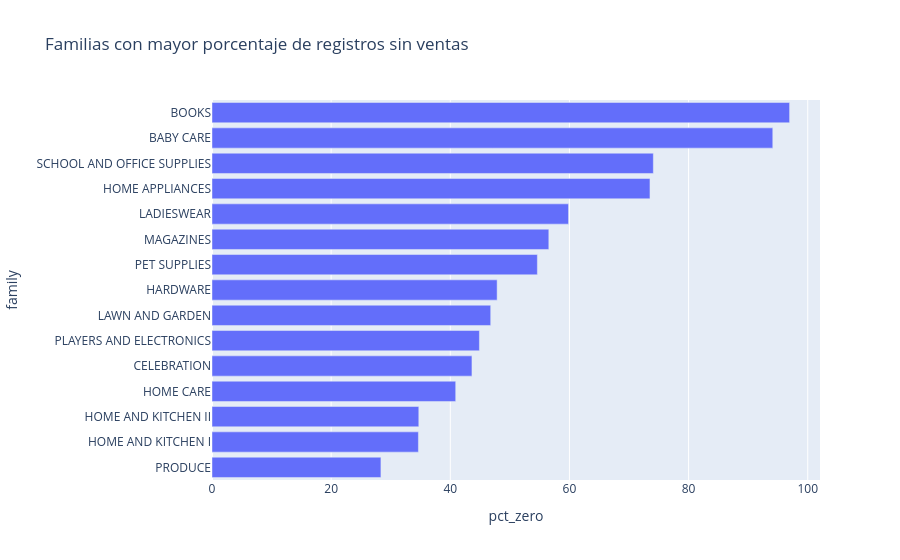

Notebook code for this chart:
### Code cell
fig = px.bar(
    zero_sales_by_family.head(15),
    x="pct_zero",
    y="family",
    orientation="h",
    title="Familias con mayor porcentaje de registros sin ventas"
)

fig.update_layout(
    yaxis={"categoryorder": "total ascending"}
)

fig.show()

### Figure 1 — Plotly figure (JSON) as saved in the notebook; plotly's stock layout.template omitted (floating-point values rounded to 4 significant figures)
{"data": [{"hovertemplate": "pct_zero=%{x}<br>family=%{y}<extra></extra>", "legendgroup": "", "marker": {"color": "#636efa", "pattern": {"shape": ""}}, "name": "", "orientation": "h", "showlegend": false, "textposition": "auto", "type": "bar", "x": [96.96, 94.13, 74.08, 73.52, 59.85, 56.54, 54.62, 47.86, 46.78, 44.89, 43.63, 40.91, 34.71, 34.65, 28.36], "xaxis": "x", "y": ["BOOKS", "BABY CARE", "SCHOOL AND OFFICE SUPPLIES", "HOME APPLIANCES", "LADIESWEAR", "MAGAZINES", "PET SUPPLIES", "HARDWARE", "LAWN AND GARDEN", "PLAYERS AND ELECTRONICS", "CELEBRATION", "HOME CARE", "HOME AND KITCHEN II", "HOME AND KITCHEN I", "PRODUCE"], "yaxis": "y"}], "layout": {"barmode": "relative", "legend": {"tracegroupgap": 0}, "title": {"text": "Familias con mayor porcentaje de registros sin ventas"}, "xaxis": {"anchor": "y", "domain": [0, 1], "title": {"text": "pct_zero"}}, "yaxis": {"anchor": "x", "categoryorder": "total ascending", "domain": [0, 1], "title": {"text": "family"}}}}
